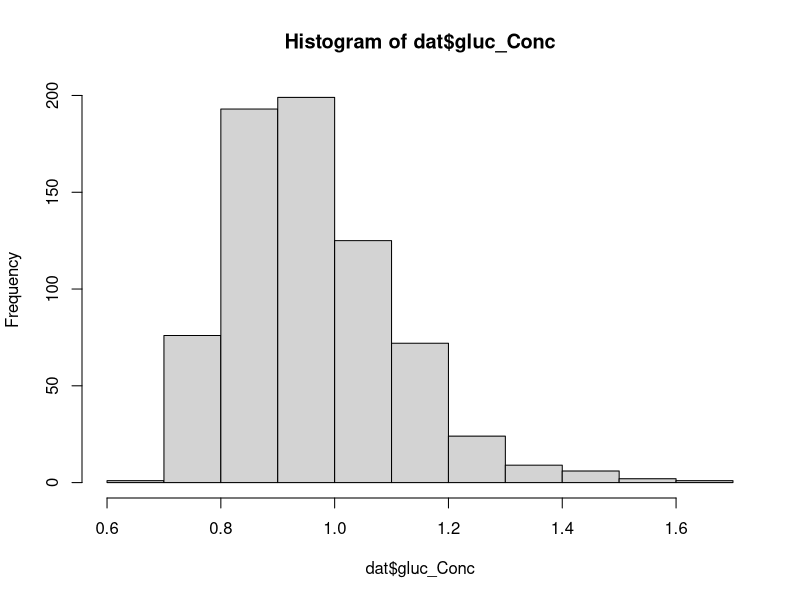
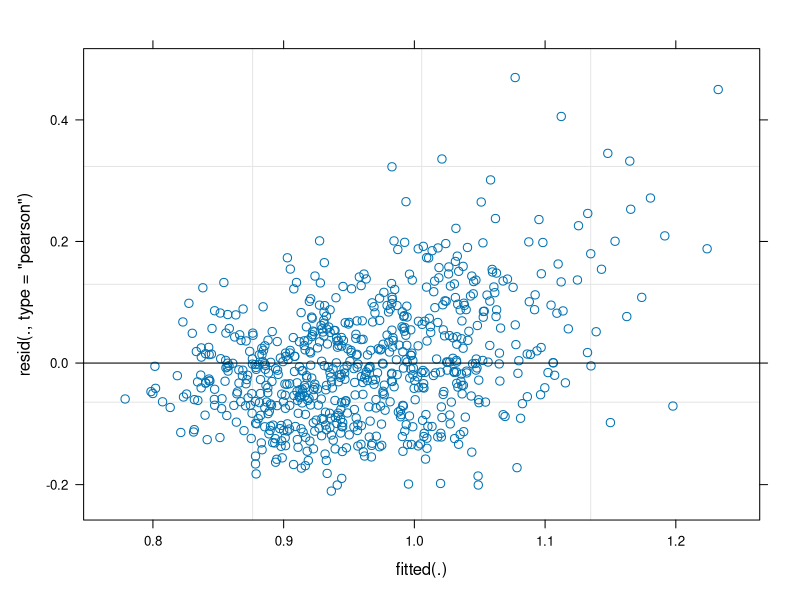
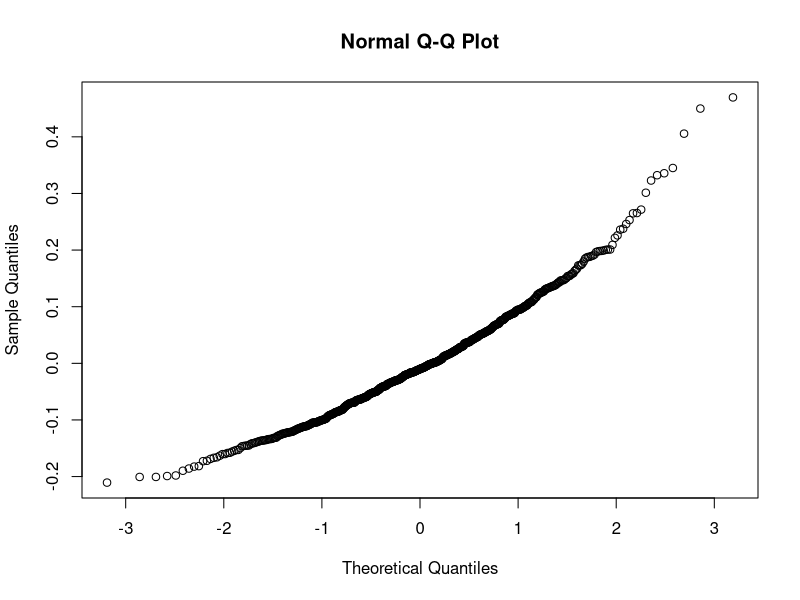
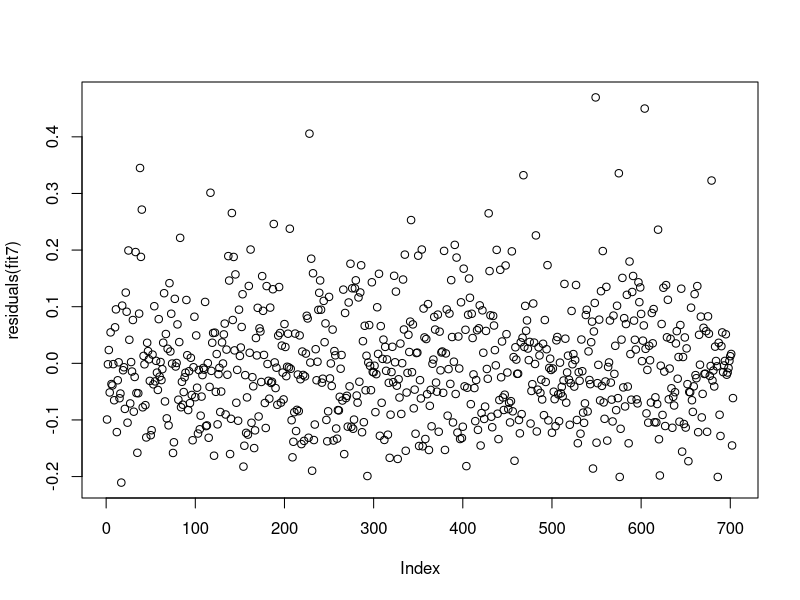
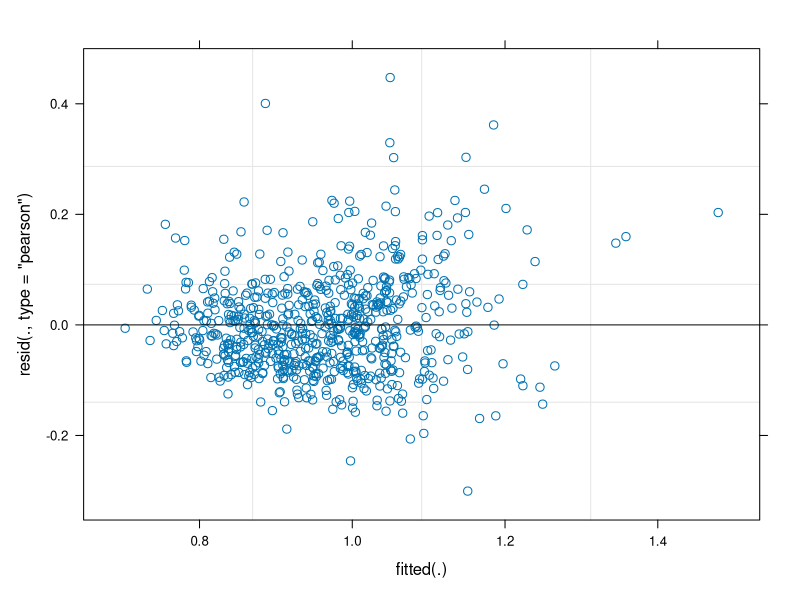
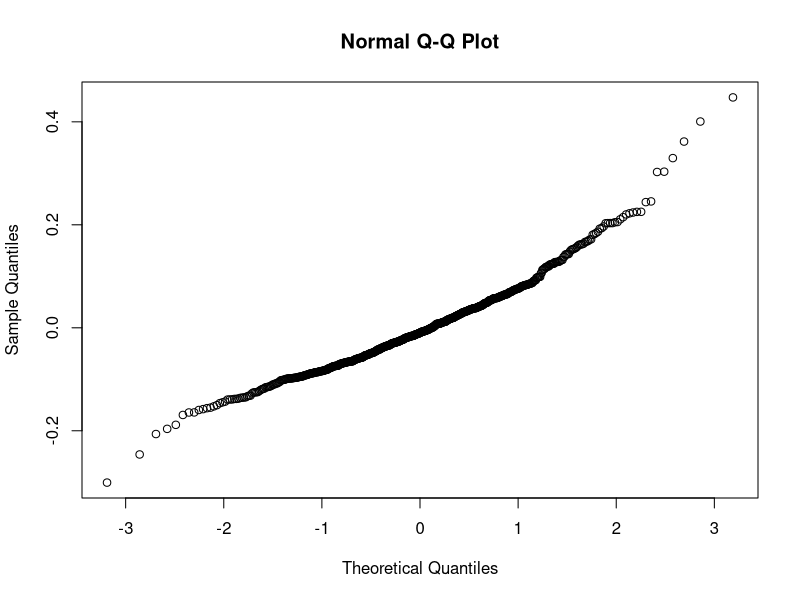
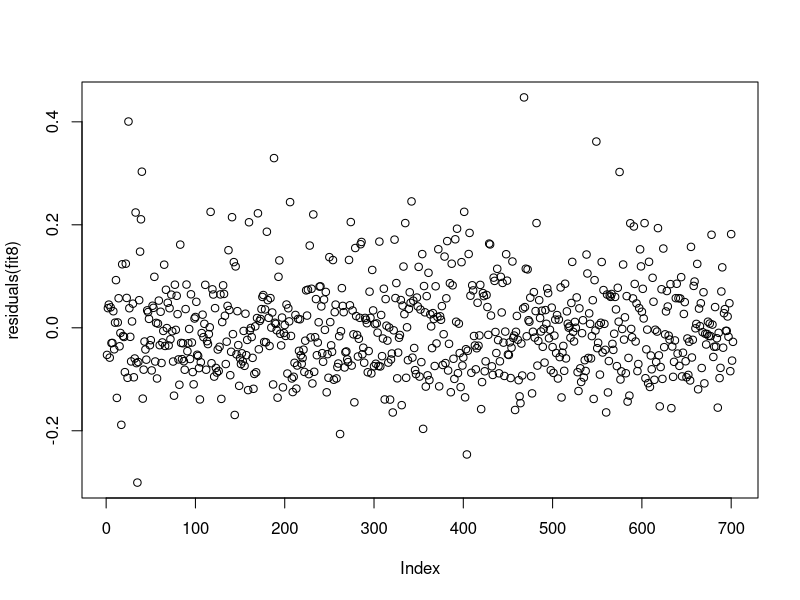
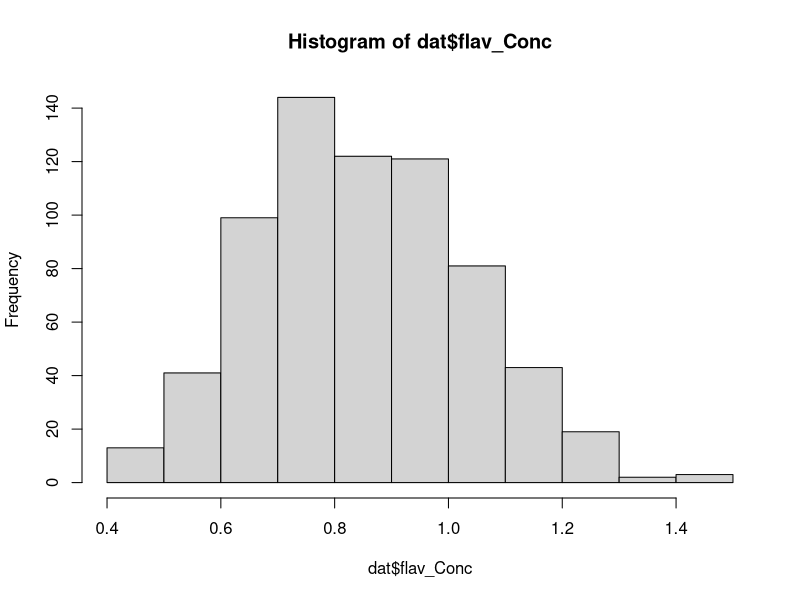

Source code (R) for these figures, in order:
## ---- chunk 1
library(ggplot2)
library(dplyr)
library(lmerTest)

#read in data
rm(list=ls())
dat<-read.csv("DataSynthesis.csv")

#Assign family column
prefamily<-gsub("*.\\|","",dat$Tag)
dat$Family<-gsub("\\-.*","",prefamily)

#remove those with fertilizer treatment, and extra genotypes that are only in the alone treatment. 
dat<-dat[!grepl("i",dat$Sample,fixed=T),]


#Creating leaf area vector 
dat$GM_Leaf_Area<-dat$GM_Leaf_Len*dat$GM_Leaf_Wid

sd(dat$GM_Leaf_Area,na.rm=T) # certain variables can affect the linear regression simply because of how large they are. I will standardize GM_Leaf_Area, which is clearly way too large. 

Standardize<-function(x){
  standard<-(x-mean(x,na.rm=T))/sd(x,na.rm=T)
}
dat$GM_Leaf_Area<-Standardize(dat$GM_Leaf_Area)


#Making WhiteFungalDamage Boolean 
dat$WhiteFungLogis<-NA
dat$WhiteFungLogis[dat$WhiteFungDam>0]<-"Yes"
dat$WhiteFungLogis[dat$WhiteFungDam==0]<-"No"


#Average Duplicates. 
dat2<-dat %>% group_by(Tag) %>% summarize(ChlorA=mean(ChlorA),ChlorB=mean(ChlorB),gluc_Conc=mean(gluc_Conc),flav_Conc=mean(flav_Conc),Family=first(Family),treatment=first(treatment),gh_row=first(gh_row),gh_bench=first(gh_bench),GM_TotalLeaf_Area=first(GM_TotalLeaf_Area),comp_number=first(comp_number),ThripsDam=mean(ThripsDam),WhiteFungDam=mean(WhiteFungDam),BlackPathDam=mean(BlackPathDam),Fern=mean(Fern),gh_col=first(gh_col),GM_Leaf_Area=first(GM_Leaf_Area))

## ---- chunk 2
hist(dat$gluc_Conc) 
#The distribution looks faily normal, so i am going to use a linear mixed model. # My maximum model is one with possible interactions between pathogens, but no other interactions

#------------------
#Modelling Random Effects 

#Maximum model
fit<-lmer(gluc_Conc~treatment+WhiteFungLogis*BlackPathDam*ThripsDam+Fern+GM_Leaf_Area+I(GM_Leaf_Area^2)+(1|Family/Tag)+(1|gh_bench),data=dat)

#Is Tag important?
fit2<-lmer(gluc_Conc~treatment+WhiteFungLogis*BlackPathDam*ThripsDam+Fern+GM_Leaf_Area+I(GM_Leaf_Area^2)+(1|Family)+(1|gh_bench),data=dat)
anova(fit,fit2)#The model with Tag is much better. 

#Is greenhouse bench important?
fit3<-lmer(gluc_Conc~treatment+WhiteFungLogis*BlackPathDam*ThripsDam+Fern+GM_Leaf_Area+I(GM_Leaf_Area^2)+(1|Family/Tag),data=dat)
anova(fit,fit3) #gh_Bench is on the border of significance (p=0.058). But I will remove it from the analysis. 

#Is family important? (Genotype effects)
fit4<-lmer(gluc_Conc~treatment+WhiteFungLogis*BlackPathDam*ThripsDam+Fern+GM_Leaf_Area+I(GM_Leaf_Area^2)+(1|Tag)+(1|gh_bench),data=dat)
anova(fit,fit4) #Family is very important.

#Is there a GXE interaction? 
fit5<-lmer(gluc_Conc~treatment+WhiteFungLogis*BlackPathDam*ThripsDam+Fern+GM_Leaf_Area+I(GM_Leaf_Area^2)+(1|Family:treatment)+(1|gh_bench),data=dat)
anova(fit2,fit5) #There is no GXE interaction


#------------------
#Modelling fixed effects. 

#Maximum model:
fit<-lmer(gluc_Conc~treatment+WhiteFungLogis*ThripsDam*BlackPathDam+Fern+GM_Leaf_Area+I(GM_Leaf_Area^2)+(1|Family/Tag),data=dat)

fit2<-update(fit,~.-WhiteFungLogis:ThripsDam:BlackPathDam)
anova(fit,fit2)

fit3<-update(fit2,~.-WhiteFungLogis:ThripsDam)
anova(fit2,fit3)

fit4<-update(fit3,~.-ThripsDam:BlackPathDam)
anova(fit3,fit4)

fit5<-update(fit4,~.-WhiteFungLogis:BlackPathDam)
anova(fit5,fit4)#There are no significant interactions. 


fit4<-lmer(gluc_Conc~treatment+BlackPathDam+WhiteFungLogis+ThripsDam+Fern+GM_Leaf_Area+I(GM_Leaf_Area^2)+(1|Family/Tag),data=dat)
summary(fit4)
#Removing WhiteFungLogis

fit4<-lmer(gluc_Conc~treatment+BlackPathDam+ThripsDam+Fern+GM_Leaf_Area+I(GM_Leaf_Area^2)+(1|Family/Tag),data=dat)
summary(fit4)#BlackPathDam is also not important

#Removing BlackPAthDam
fit5<-lmer(gluc_Conc~treatment+ThripsDam+Fern+GM_Leaf_Area+I(GM_Leaf_Area^2)+(1|Family/Tag),data=dat)
summary(fit5)#ThripsDam is not imporant. 

#Removing ThripsDam
fit6<-lmer(gluc_Conc~treatment+Fern+GM_Leaf_Area+I(GM_Leaf_Area^2)+(1|Family/Tag),data=dat)
summary(fit6)#Fern is not important. 

#Best Model
fit7<-lmer(gluc_Conc~treatment+GM_Leaf_Area+I(GM_Leaf_Area^2)+(1|Family/Tag),data=dat)
summary(fit7)#This is the best model. 
plot(fit7)#There still appears to be a pattern in the residuals, probably due to the skew in the data. 
qqnorm(residuals(fit7))
plot(residuals(fit7))


## ---- chunk 3
#Modelling Random Effects 

#Maximum model
fit<-lmer(gluc_Conc~treatment+WhiteFungLogis*BlackPathDam*ThripsDam+Fern+GM_Leaf_Area+I(GM_Leaf_Area^2)+ChlorA+treatment:ChlorA+(1|Family/Tag)+(1|gh_bench),data=dat)

#Is Tag important?
fit2<-lmer(gluc_Conc~treatment+WhiteFungLogis*BlackPathDam*ThripsDam+Fern+GM_Leaf_Area+I(GM_Leaf_Area^2)+ChlorA+treatment:ChlorA+(1|Family)+(1|gh_bench),data=dat)
anova(fit,fit2)#The model with Tag is better. 

#Is greenhouse bench important?
fit3<-lmer(gluc_Conc~treatment+WhiteFungLogis*BlackPathDam*ThripsDam+Fern+GM_Leaf_Area+I(GM_Leaf_Area^2)+ChlorA+treatment:ChlorA+(1|Family/Tag),data=dat)
anova(fit,fit3) #greenhouse bench is not significant. I will remove it from the analysis. 

#Is family important? (Genotype effects)
fit4<-lmer(gluc_Conc~treatment+WhiteFungLogis*BlackPathDam*ThripsDam+Fern+GM_Leaf_Area+I(GM_Leaf_Area^2)+ChlorA+treatment:ChlorA+(1|Tag)+(1|gh_bench),data=dat)
anova(fit,fit4) #Family is very important.

#Is there a GXE interaction? 
fit5<-lmer(gluc_Conc~treatment+WhiteFungLogis*BlackPathDam*ThripsDam+Fern+GM_Leaf_Area+I(GM_Leaf_Area^2)+ChlorA+treatment:ChlorA+(1|Family:treatment)+(1|gh_bench),data=dat)
anova(fit2,fit5) #There is no GXE interaction


#Modelling Fixed Effects. 

#Maximum model
fit<-lmer(gluc_Conc~treatment+WhiteFungLogis*BlackPathDam*ThripsDam+Fern+GM_Leaf_Area+I(GM_Leaf_Area^2)+ChlorA+treatment:ChlorA+(1|Family/Tag),data=dat)

fit1<-update(fit,~.- WhiteFungLogis:BlackPathDam:ThripsDam)
anova(fit,fit1) #No three way interaction

fit2<-update(fit1,~.- WhiteFungLogis:BlackPathDam)
anova(fit2,fit1)#No interaction

fit3<-update(fit2,~.- WhiteFungLogis:ThripsDam)
anova(fit3,fit2) #No interaction

fit4<-update(fit3,~.- BlackPathDam:ThripsDam)
anova(fit4,fit3) #No interaction

summary(fit4) #Polynomial of leaf size isn't significant. 

fit5<-lmer(gluc_Conc~treatment+WhiteFungLogis+BlackPathDam+ThripsDam+Fern+GM_Leaf_Area+ChlorA+treatment:ChlorA+(1|Family/Tag),data=dat)
summary(fit5) #Fern not significant. (Although it is close p=0.07)

fit6<-lmer(gluc_Conc~treatment+WhiteFungLogis+BlackPathDam+ThripsDam+GM_Leaf_Area+ChlorA+treatment:ChlorA+(1|Family/Tag),data=dat)
summary(fit6) #BlackPathDam not significant

fit7<-lmer(gluc_Conc~treatment+WhiteFungLogis+ThripsDam+GM_Leaf_Area+ChlorA+treatment:ChlorA+(1|Family/Tag),data=dat)
summary(fit7) #White Fung Dam not significant

fit8<-lmer(gluc_Conc~treatment+ThripsDam+GM_Leaf_Area+ChlorA+treatment:ChlorA+(1|Family/Tag),data=dat)
summary(fit8) #Everything else is significant. 

#Is the interaction between ChlorA and treatment significant? 
fit9<-lmer(gluc_Conc~treatment+ThripsDam+GM_Leaf_Area+ChlorA+(1|Family/Tag),data=dat)
anova(fit9,fit8)

#Interstingly there is significant interaction between chlorophyll a and treatment with glucosinolate concentration. What this means exacly is unclear, but the relationship between chlorophyll a and glucosinolate concentration is higher in the maple and garlic mustard treatment. 

#In terms of the fixed effects, the amount of glucosinolates still decreases in the maple and garlic mustard treatment, suggesting that the plasticity we see is actually true plasticity, and is not just occuring because the plants perform worse and so make less glucosinolates, but are actively producing less glucosinolates. This could also just represent a steeper decrease in glucosinolates than in chlorophyll. It would make sense for individuals to reduce the amount of glucosinolate they are producing before they reduce the amount of chlorophyll. This is in line with what is found for thrips damage, for some reason, glucosinolate concentration is reduced with increasing thrips damage after controlling for performance. 

plot(fit8)
qqnorm(residuals(fit8))
plot(residuals(fit8))

## ---- chunk 4
hist(dat$flav_Conc) 
#The distribution looks faily normal, so i am going to use a linear mixed model. # My maximum model is one with possible interactions between pathogens, but no other interactions

#------------------
#Modelling Random Effects 

#Maximum model
fit<-lmer(flav_Conc~treatment+WhiteFungLogis*BlackPathDam*ThripsDam+Fern+GM_Leaf_Area+I(GM_Leaf_Area^2)+(1|Family/Tag)+(1|gh_bench),data=dat)

#Is Tag important?
fit2<-lmer(flav_Conc~treatment+WhiteFungLogis*BlackPathDam*ThripsDam+Fern+GM_Leaf_Area+I(GM_Leaf_Area^2)+(1|Family)+(1|gh_bench),data=dat)
anova(fit,fit2)#The model with Tag is not significant, this means there is no evidence for genetic variation at the individual level (leaves are approximately the same)

#Is greenhouse bench important?
fit3<-lmer(flav_Conc~treatment+WhiteFungLogis*BlackPathDam*ThripsDam+Fern+GM_Leaf_Area+I(GM_Leaf_Area^2)+(1|Family/Tag),data=dat)
anova(fit,fit3) #gh_Bench is very significant. Keeping this in the analysis 

#Is family important? (Genotype effects)
fit4<-lmer(flav_Conc~treatment+WhiteFungLogis*BlackPathDam*ThripsDam+Fern+GM_Leaf_Area+I(GM_Leaf_Area^2)+(1|Tag)+(1|gh_bench),data=dat)
anova(fit,fit4) #Family is not important. 

#Is there a GXE interaction? 
fit5<-lmer(flav_Conc~treatment+WhiteFungLogis*BlackPathDam*ThripsDam+Fern+GM_Leaf_Area+I(GM_Leaf_Area^2)+(1|Family:treatment)+(1|gh_bench),data=dat)
anova(fit2,fit5) #There is no GXE interaction

#Double check family is not important because there was no significant effect of Tag. 
fit6<-lmer(flav_Conc~treatment+WhiteFungLogis*BlackPathDam*ThripsDam+Fern+GM_Leaf_Area+I(GM_Leaf_Area^2)+(1|gh_bench),data=dat)
anova(fit2,fit6) #Family is not important. 

#There is no significant family within family genetic variation for flavonoid concentration. 

#------------------
#Modelling fixed effects. 

#Maximum model:
fit<-lmer(flav_Conc~treatment+WhiteFungLogis*ThripsDam*BlackPathDam+Fern+GM_Leaf_Area+I(GM_Leaf_Area^2)+(1|gh_bench),data=dat)

fit2<-update(fit,~.-WhiteFungLogis:ThripsDam:BlackPathDam)
anova(fit,fit2)

fit3<-update(fit2,~.-WhiteFungLogis:ThripsDam)
anova(fit2,fit3)

fit4<-update(fit3,~.-ThripsDam:BlackPathDam)
anova(fit3,fit4)

fit5<-update(fit4,~.-WhiteFungLogis:BlackPathDam)
anova(fit5,fit4)#There are no significant interactions. 


fit4<-lmer(flav_Conc~treatment+BlackPathDam+WhiteFungLogis+ThripsDam+Fern+GM_Leaf_Area+I(GM_Leaf_Area^2)+(1|gh_bench),data=dat)
summary(fit4)
#Removing WhiteFungLogis

fit4<-lmer(flav_Conc~treatment+BlackPathDam+ThripsDam+Fern+GM_Leaf_Area+I(GM_Leaf_Area^2)+(1|gh_bench),data=dat)
summary(fit4)#BlackPathDam is also not important

#Removing BlackPAthDam
fit5<-lmer(flav_Conc~treatment+ThripsDam+Fern+GM_Leaf_Area+I(GM_Leaf_Area^2)+(1|gh_bench),data=dat)
summary(fit5)#ThripsDam is not imporant, although it is very very close to significant ( p= 0.056)

#Removing ThripsDam
fit6<-lmer(flav_Conc~treatment+Fern+GM_Leaf_Area+I(GM_Leaf_Area^2)+(1|gh_bench),data=dat)
summary(fit6)#Fern is not important although it is very close to significant ( p=0.0566)

#Best Model
fit7<-lmer(flav_Conc~treatment+GM_Leaf_Area+I(GM_Leaf_Area^2)+(1|gh_bench),data=dat)
summary(fit7)#This is the best model. 
plot(fit7)
qqnorm(residuals(fit7))
plot(residuals(fit7))

#Treatment (Maple and garlic mustard) reduced flavonoid apparent plastiity.  


## ---- chunk 5
#Modelling Random Effects 

#Maximum model
fit<-lmer(flav_Conc~treatment+WhiteFungLogis*BlackPathDam*ThripsDam+Fern+GM_Leaf_Area+I(GM_Leaf_Area^2)+ChlorA+treatment:ChlorA+(1|Family/Tag)+(1|gh_bench),data=dat)

#Is Tag important?
fit2<-lmer(flav_Conc~treatment+WhiteFungLogis*BlackPathDam*ThripsDam+Fern+GM_Leaf_Area+I(GM_Leaf_Area^2)+ChlorA+treatment:ChlorA+(1|Family)+(1|gh_bench),data=dat)
anova(fit,fit2)#Tag is unimportant (i.e. there is no significant genetic variation within an individual.. leaves are very different) 

#Is greenhouse bench important?
fit3<-lmer(flav_Conc~treatment+WhiteFungLogis*BlackPathDam*ThripsDam+Fern+GM_Leaf_Area+I(GM_Leaf_Area^2)+ChlorA+treatment:ChlorA+(1|Family/Tag),data=dat)
anova(fit,fit3) #greenhouse bench is very significant. I will keep this.

#Is family important? (Genotype effects)
fit4<-lmer(flav_Conc~treatment+WhiteFungLogis*BlackPathDam*ThripsDam+Fern+GM_Leaf_Area+I(GM_Leaf_Area^2)+ChlorA+treatment:ChlorA+(1|Tag)+(1|gh_bench),data=dat)
anova(fit,fit4) #Family is not important.

#Is there a GXE interaction? 
fit5<-lmer(flav_Conc~treatment+WhiteFungLogis*BlackPathDam*ThripsDam+Fern+GM_Leaf_Area+I(GM_Leaf_Area^2)+ChlorA+treatment:ChlorA+(1|Family:treatment)+(1|gh_bench),data=dat)
anova(fit2,fit5) #There is no GXE interaction

#Double check that family isnt important because Tag was not significant.
fit6<-lmer(flav_Conc~treatment+WhiteFungLogis*BlackPathDam*ThripsDam+Fern+GM_Leaf_Area+I(GM_Leaf_Area^2)+ChlorA+treatment:ChlorA+(1|gh_bench),data=dat)
anova(fit6,fit2) #Family is not important, although it was close to significant (p=0.05246)

#Modelling Fixed Effects. 

#Maximum model
fit<-lmer(flav_Conc~treatment+WhiteFungLogis*BlackPathDam*ThripsDam+Fern+GM_Leaf_Area+I(GM_Leaf_Area^2)+ChlorA+treatment:ChlorA+(1|gh_bench),data=dat)

fit1<-update(fit,~.- WhiteFungLogis:BlackPathDam:ThripsDam)
anova(fit,fit1) #No three way interaction

fit2<-update(fit1,~.- WhiteFungLogis:BlackPathDam)
anova(fit2,fit1)#No interaction

fit3<-update(fit2,~.- WhiteFungLogis:ThripsDam)
anova(fit3,fit2) #No interaction

fit4<-update(fit3,~.- BlackPathDam:ThripsDam)
anova(fit4,fit3) #No interaction

summary(fit4) #Polynomial of leaf size isn't significant. 

fit5<-update(fit4,~.- ChlorA:treatment)
anova(fit5,fit4) #the chlorophyll A interaction is not important. 

fit5<-lmer(flav_Conc~treatment+WhiteFungLogis+BlackPathDam+ThripsDam+Fern+GM_Leaf_Area+ChlorA+(1|gh_bench),data=dat)
summary(fit5) #Fern not significant... but just barely (p=0.055)

fit6<-lmer(flav_Conc~treatment+WhiteFungLogis+BlackPathDam+ThripsDam+GM_Leaf_Area+ChlorA+(1|gh_bench),data=dat)
summary(fit6) #WhiteFung Dam is not significant

fit7<-lmer(flav_Conc~treatment+BlackPathDam+ThripsDam+GM_Leaf_Area+ChlorA+(1|gh_bench),data=dat)
summary(fit7)

#is treatment significant? 
fit8<-update(fit7,~.-treatment)
anova(fit7,fit8) #Treatment is highly significant. 

#Therefore, the best model is fit7, with predictors of thrips damage, black pathogen damage, treatment and leaf area all affecting the true plasticity of flavonoid compounds in this experiement. 

#However, the surprising result is that the amoung of flavonoids actually decreases with increasing thrips and blackpathogen damage, even after chlorophyll is accounted for. This suggests that when the plant is suffering some sort of fitness consequence, it reduces the amount of glucosinolates and flavonoids before it reduces the amount of chlorophyll, which makes sense. 

plot(fit7)
qqnorm(residuals(fit7))
plot(residuals(fit7))
